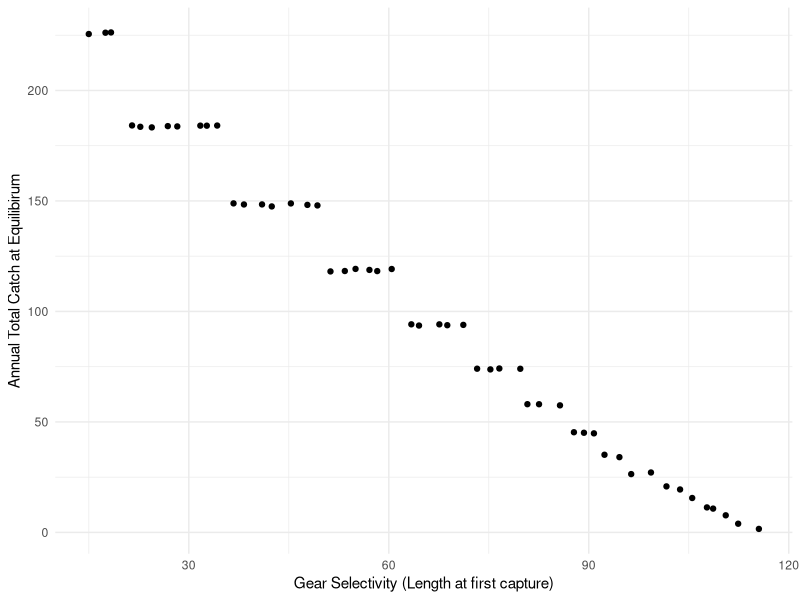
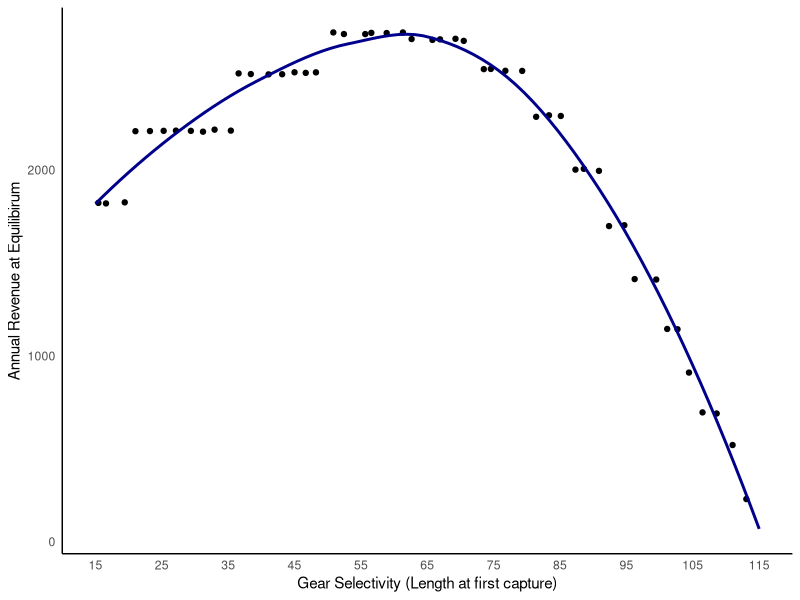
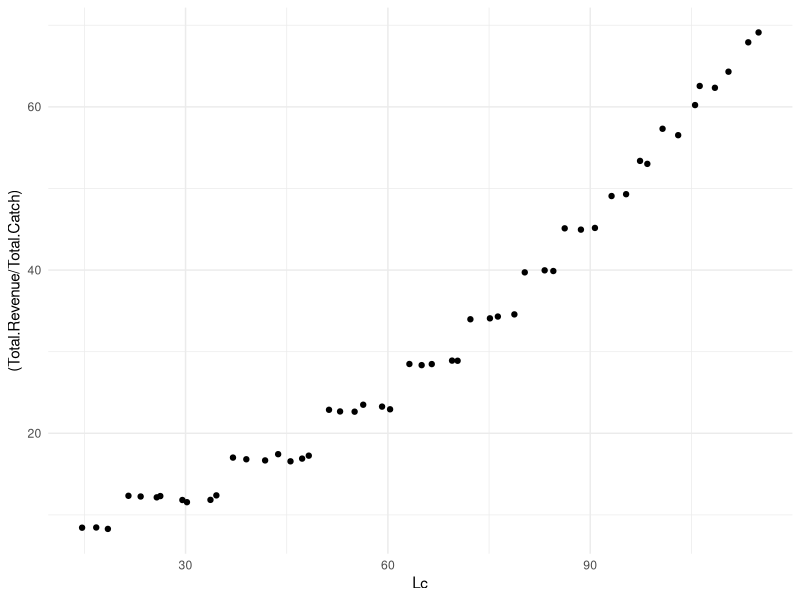
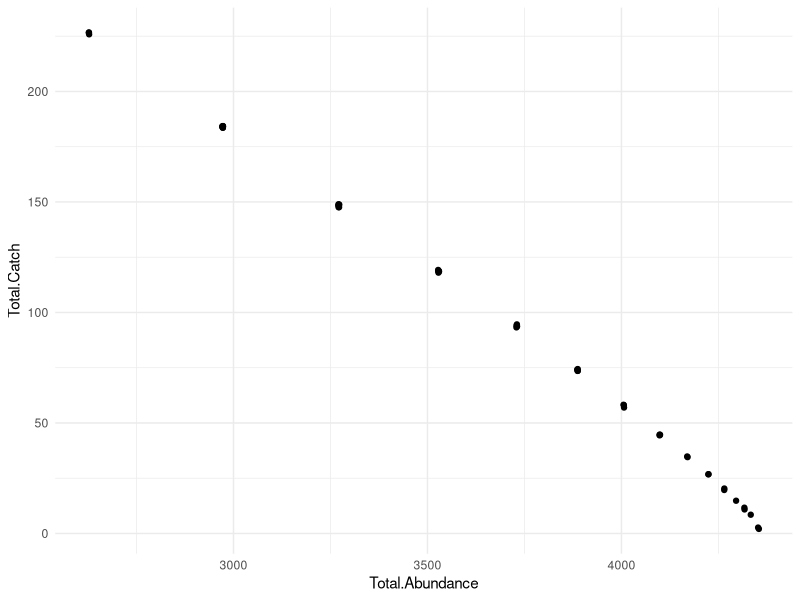

The R source for these figures, in order:
## ---- chunk 1
rm(list=ls())


#Set Model----
NumYears = 25

R0 = 1000

## ---- chunk 2
Linf = 122.1
K = 0.172
to = 0.919
  
Wa = 0.024
  
Wb = 2.824
  


#Length (cm) at which a fish is  mature

m = 55


#Natural mortality
M <- 0.258

F <- 0.15

# BHa <- 054.6 #this is made up
# 
# BHb <- 0.0089 #this is made up
#Steepness parameter h - when you dont have a study use 0.7
h=0.7

## ---- chunk 3

#Our max age is 18 years
Age <- seq(1,18,1)

Length <- Linf*(1-exp(-K*(Age-to)))

#Converts lengths (cm) to weight (g)
Weight <- Wa*Length^Wb

#Length at first capture
Lc = seq(15, 115, 2 )

#Maturity
Ma = ifelse(Length < m, 0, 1)

#realitve fecundity - produce about 41 eggs per gram 
#SOURCE: https://www.scribd.com/doc/81002346/Crecimiento-y-Reproduccion-de-corvina
fa <- Weight*41

#Price per USD per kg is dependent on size of fish
Price <- c(0.71,3.25,4.31)
## ---- chunk 4
N_at <- data.frame(matrix(data = NA, ncol = max(Age), nrow = NumYears))
colnames(N_at) = as.character(c(Age))

Eggs <- vector(length = NumYears)

Catch <- data.frame(matrix(data = NA, ncol = max(Age) + 1, nrow = NumYears))
colnames(Catch) <- as.character(c(Age,'Total'))
                        

Revenue <- data.frame(matrix(data = NA, ncol = 4, nrow = NumYears))
colnames(Revenue) =c('small',
                     'med',
                     'large',
                     'total')


#Scenarios based on length at first capture (Lc)



Results <- data.frame(matrix(data = NA, ncol = max(Age) + 3 , nrow = length(Lc)))
colnames(Results) <- as.character(c('Lc', Age,'Total.Catch','Total.Revenue'))

## ---- chunk 5



#this sets top left
N_at[1,1] = R0


#  Set inital condition in year t = 0 (assumes no fishing)
for (a in 1:17){
 
  N_at[1,a+1] = N_at[1,(a)]*exp(-M)
  
}



#Length (cm) at which a fish is vulnerable to fishing mortality



for (s in 1:length(Lc)) {
  
Va = ifelse(Length < Lc[s], 0, 1)

#Eggs in year 1
Eggs[1] = sum(N_at[1,]*fa*Ma) # this is equal to pi * R0

phi <- Eggs[1]

Catch[1,] = 0

    
    for (t in 2:NumYears) {
      
    N_at[t,1] =  (0.8*R0*h*(sum(N_at[t-1,]*fa*Ma)))/(0.2*phi*(1-h)+(h-0.2)*(sum(N_at[t-1,]*fa*Ma)))
      
        for (a in 1:17) {
        
        
        # Introduce fishing as Va*F  
          N_at[t,a+1] = exp(-M - Va[a]*F)*N_at[(t - 1),(a)]
          
          
          
         #Catch by cohort = number of individual age a in year t - indvid. age a captured in year t
          
           Catch[t,a+1] = ((Va[a+1]*F)/(Va[a+1]*F+M))*N_at[(t),(a+1)]*(1 - exp(-M - Va[a+1]*F))
          
           Catch[t,1] = 0
          
        }
    
     Catch$Total[t] = sum(Catch[t,1:18])  
    
     Eggs[t] = sum(N_at[t,]*fa*Ma)
     
     #Calculate Revenue by commercial class
     
      Revenue[t,1] = sum(Weight[1:2]*Catch[t,1:2]*Price[1]/1000)
      
      Revenue[t,2] = sum(Weight[3:4]*Catch[t,3:4]*Price[2]/1000)
      
      Revenue[t,3] = sum(Weight[5:max(Age)]*Catch[t,5:max(Age)]*Price[3]/1000)
      
      Revenue[t,4] = sum(Revenue[t,1:3])
          
    }

Results[s,1] = Lc[s]

Results[s,2:19] = N_at[NumYears,]

Results[s,20] = Catch$Total[NumYears]

Results[s,21] = Revenue$total[NumYears]

}
## ---- chunk 6
library(ggplot2)

# Lc.Catch = 
  ggplot(Results, aes(x=Lc, y= Total.Catch)) +
              geom_jitter() +
              labs(x="Gear Selectivity (Length at first capture)", y = "Annual Total Catch at Equilibirum" ) +
              theme_minimal()
          
## ---- chunk 7

# 
# Lc.Rev =
  
  ggplot(Results, aes(x=Lc, y= Total.Revenue)) +
              geom_jitter() +
              geom_smooth(se = FALSE, col = "darkblue") +
              scale_x_continuous(limits=c(min(Lc),max(Lc)), breaks=seq(15, 115, 10)) +
              labs(x="Gear Selectivity (Length at first capture)", y = "Annual Revenue at Equilibirum" ) +
              theme_minimal() +            
              theme(panel.grid.major = element_blank(), panel.grid.minor = element_blank() ,axis.line = element_line(colour = "black"))
             
          
## ---- chunk 8



ggplot(Results, aes(x=Lc, y= (Total.Revenue/Total.Catch))) +
              geom_jitter() +
              theme_minimal()
          
## ---- chunk 9


Results$Total.Abundance = apply(Results[2:19],1, sum)
   
ggplot(Results, aes(x=Total.Abundance, y= Total.Catch)) +
              geom_jitter() +
              theme_minimal()
          
## ---- chunk 10
# Revenue$Lc = seq(1:length(Revenue$small)) 
# 
# Revbar = gather(Revenue[, c(1:3,5)],'Size.Class' ,'Revenue', 1:3)
# 
# 
# library(ggplot2)
# 
# 
# ggplot(Revbar, aes(x= Lc, y= Revenue, fill =factor(Size.Class ))) +
#   geom_bar(stat="identity",position = "stack")
# 

#
## ---- chunk 11

# df.hist = stack(N_at[NumYears, ])
# 
# barplot(df.hist$values, names.arg = df.hist$ind)
# 
# CatchCurve <- lm(log(values) ~ ind, data = df.hist)
# 
# Z.est = -CatchCurve$coefficients[2]
# 
# print(Z.est)
## ---- chunk 12

#Calculate Revenue by commercial class------

# for (t in 1:NumYears){
# 
#   Revenue[t,1] = sum(Weight[1:2]*Catch[t,1:2]*Price[1])
#   
#   Revenue[t,2] = sum(Weight[3:5]*Catch[t,3:5]*Price[2])
#   
#   Revenue[t,3] = sum(Weight[5:max(Age)]*Catch[t,5:max(Age)]*Price[3])
#   
#   Revenue[t,4] = sum(Revenue[t,1:3])
#   
# }
